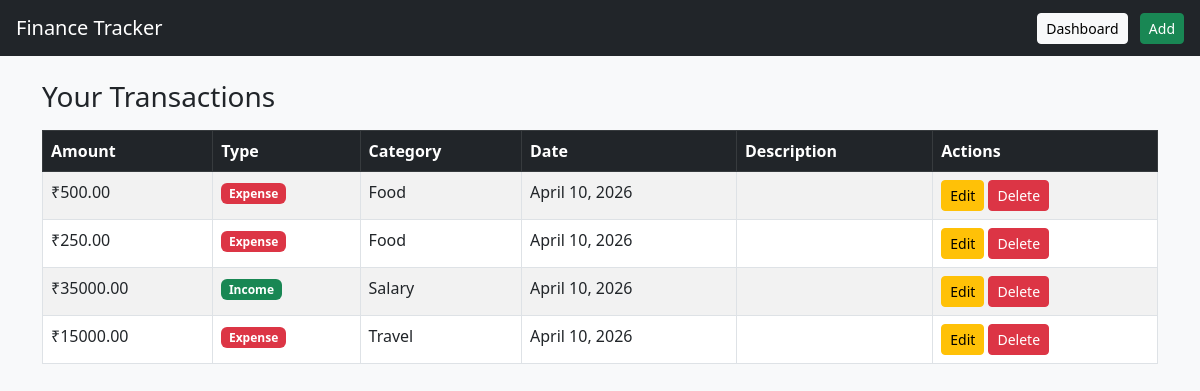
Screenshot of /transactions/view/ (signed in) with the database file from the repository.
### transactions/models.py (models this page shows, shortened)
class Transaction(models.Model):
    TRANSACTION_TYPE = (
        ('income', 'Income'),
        ('expense', 'Expense'),
    )
    user = models.ForeignKey(User, on_delete=models.CASCADE)
    amount = models.DecimalField(max_digits=10, decimal_places=2)
    type = models.CharField(max_length=10, choices=TRANSACTION_TYPE)
    category = models.ForeignKey(Category, on_delete=models.CASCADE)
    date = models.DateField()
    description = models.TextField(blank=True, null=True)

class Category(models.Model):
    name = models.CharField(max_length=100)
    user = models.ForeignKey(User, on_delete=models.CASCADE, null=True, blank=True)
    def __str__(self):
        return self.name

### transactions/views.py (the view)
# urls.py: path('view/', views.view_transactions, name='view_transactions'),
@login_required
def view_transactions(request):
    transactions = Transaction.objects.filter(user=request.user)
    return render(request, 'view_transactions.html', {'transactions': transactions})

### templates/view_transactions.html (shortened to what this page needs)
<!doctype html>
<html lang="en">
  <head>
    <link
      href="https://cdn.jsdelivr.net/npm/bootstrap@5.3.0/dist/css/bootstrap.min.css"
      rel="stylesheet"
    />
  </head>
  <body class="bg-light">
    <nav class="navbar navbar-dark bg-dark px-3">
      <span class="navbar-brand">Finance Tracker</span>
      <div>
        <a href="/" class="btn btn-light btn-sm me-2">Dashboard</a>
        <a href="/transactions/add/" class="btn btn-success btn-sm">Add</a>
      </div>
    </nav>
    <div class="container mt-4">
      <h3 class="mb-3">Your Transactions</h3>
      <table class="table table-bordered table-striped">
        <thead class="table-dark">
          <tr>
            <th>Amount</th>
            <th>Type</th>
            <th>Category</th>
            <th>Date</th>
            <th>Description</th>
            <th>Actions</th>
          </tr>
        </thead>
        <tbody>
          {% for t in transactions %}
          <tr>
            <td>₹{{ t.amount }}</td>
            <td>
              {% if t.type == 'income' %}
              <span class="badge bg-success">Income</span>
              {% else %}
              <span class="badge bg-danger">Expense</span>
              {% endif %}
            </td>
            <td>{{ t.category }}</td>
            <td>{{ t.date }}</td>
            <td>{{ t.description }}</td>
            <td>
              <a
                href="/transactions/edit/{{ t.id }}/"
                class="btn btn-warning btn-sm"
                >Edit</a
              >
              <a
                href="/transactions/delete/{{ t.id }}/"
                class="btn btn-danger btn-sm"
                onclick="return confirm('Are you sure?');"
                >Delete</a
              >
            </td>
          </tr>
          {% endfor %}
        </tbody>
      </table>
    </div>
  </body>
</html>

### rows the page displays
Transaction: amount "500.00", type "Expense", category "Food", date "April 10, 2026"
Transaction: amount "250.00", type "Expense", category "Food", date "April 10, 2026"
Transaction: amount "35000.00", type "Income", category "Salary", date "April 10, 2026"
Transaction: amount "15000.00", type "Expense", category "Travel", date "April 10, 2026"
